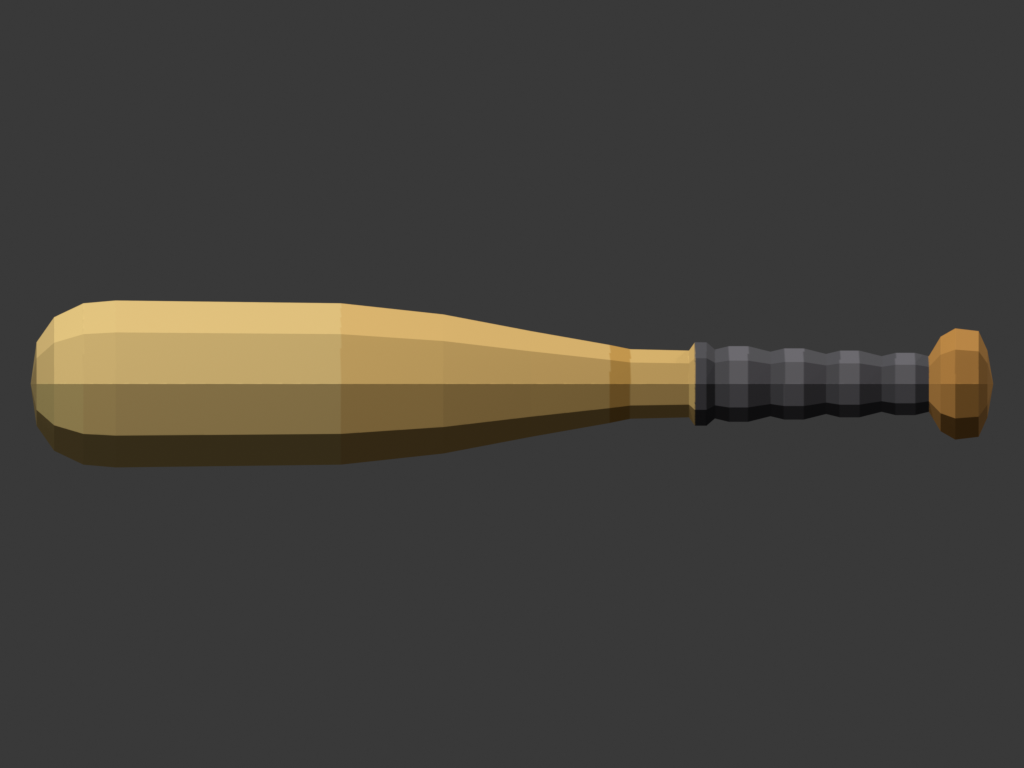
#> input picture art/bat/out/Bat_side.png, 1024 x 768 px, given in place of Bat_side.png_flat.png, which was not available
$ python food_icon_post.py ../bat/out/Bat_side.png
#> lines starting #> are read from the running program, lines starting #| are printed output that depends on the picture; after the words box and inside, x2 and y2 are one past the last pixel; in counts of white or black regions, pixels touching at a corner belong together; pictures that were not available may be replaced by others from this repository, and a replacement may not be noted
"""Post pass for food_icon.py: the sticker border, and a sheet comparing every style on the real UI colours.

Run from the repo root after the Blender pass: python art/icons/food_icon_post.py <Name>
Makes <Name>_shadow.png (the chosen style: padded, centred, hard drop shadow) from <Name>_flat.png, plus the
comparison styles (outline, sticker, toon) and art/icons/out/<Name>_sheet.png when every style exists.
"""

import os
import sys

from PIL import Image, ImageChops, ImageDraw, ImageFilter, ImageFont, ImageStat

HERE = os.path.dirname(os.path.abspath(__file__))
OUT = os.path.join(HERE, "out")
NAME = sys.argv[1]
STYLES = ["flat", "shadow", "outline", "sticker", "soft", "toon"]
LABELS = {"flat": "FLAT (current)", "shadow": "FLAT + SHADOW", "outline": "OUTLINE", "sticker": "STICKER", "soft": "SOFT 3D", "toon": "TOON"}
CARD, CARD_SHADOW = (98, 144, 176), (62, 102, 133)  # the in-game blue card and its shadow
BORDER = 14  # sticker border, px at 512


INK = (52, 22, 16)  # warm near-black outline
SHADOW_COLOUR, SHADOW_ALPHA, SHADOW_OFFSET = (40, 20, 15), 0.60, 20  # hard drop shadow, offset in px at 512
FILL = 0.72  # food + shadow fit in this central share of the 512 px canvas (14 % padding each side)
TONE = {"Cheese": (242, 200, 95)}  # per icon: shift the mean colour to this (the raw cheese texture reads too yellow)


def border(src, dst, width, colour, shadow_alpha):
    """Grows the icon's silhouette by width px in colour behind it (plus an optional soft drop shadow)."""
    icon = Image.open(src).convert("RGBA")
    pad = width * 3
    big = Image.new("RGBA", (icon.width + pad * 2, icon.height + pad * 2), (0, 0, 0, 0))
    big.paste(icon, (pad, pad))
    alpha = big.getchannel("A").point(lambda a: 255 if a > 40 else 0)
    grown = alpha.filter(ImageFilter.MaxFilter(width * 2 + 1)).filter(ImageFilter.GaussianBlur(1.2))
    out = Image.new("RGBA", big.size, (0, 0, 0, 0))
    if shadow_alpha:
        shadow = grown.filter(ImageFilter.GaussianBlur(6)).point(lambda a: a * shadow_alpha)
        out.paste((40, 20, 15, 255), (0, 6), shadow)
    out.paste((*colour, 255), (0, 0), grown)
    out = Image.alpha_composite(out, big)
    out.resize(icon.size, Image.LANCZOS).save(dst)  # shrink so the border fits inside the icon


# [14 lines left out: function tone, not called in this run]


# How far (0-1) to move from box-centring toward weight-centring, horizontally.
MASS_CENTRE = 0.5


def hard_shadow(src, dst, offset, colour, alpha):
    """Flat icon with a sharp drop shadow straight down (the UI's cards cast theirs the same way).

    The food is cropped to its alpha bounding box and scaled so food + shadow fit in the central FILL of the canvas,
    then centred on that combined box, so every icon gets the same padding whatever the model's shape.
    """
#> called with offset = 20, colour = (40, 20, 15), alpha = 0.6
    icon = Image.open(src).convert("RGBA")
#> icon is the input picture: PIL image 1024x768 RGBA; mean R, G, B, A 67.6, 64.6, 59, 255
    if NAME in TONE:
        icon = tone(icon, TONE[NAME])
    food = icon.crop(icon.getchannel("A").getbbox())
    side = round(icon.width * FILL)
#> side = 737
    scale = min(side / food.width, (side - offset) / food.height)
#> scale = 0.72
    food = food.resize((round(food.width * scale), round(food.height * scale)), Image.LANCZOS)
    x, y = (icon.width - food.width) // 2, (icon.height - food.height - offset) // 2
#> x = 143; y = 97
    # A lopsided shape (the cheese wedge, heavy on its tall side) looks off-centre when centred by its box, so shift
    # it MASS_CENTRE of the way toward centring its visual weight (alpha centroid), staying inside the canvas.
    coverage = food.getchannel("A")
#> coverage: PIL image 737x553 L; every value is 255
    columns = [sum(coverage.crop((cx, 0, cx + 1, food.height)).getdata()) for cx in range(food.width)]
#> columns = 737 values from 141015 to 141015
    total = sum(columns)
#> total = 103928055
    if total > 0:
        centroid = sum(cx * w for cx, w in enumerate(columns)) / total
#> centroid = 368
        shift = round((food.width / 2 - centroid) * MASS_CENTRE)
#> shift = 0
        x = max(0, min(icon.width - food.width, x + shift))
    placed = Image.new("RGBA", icon.size, (0, 0, 0, 0))
#> placed: PIL image 1024x768 RGBA; every value is 0
    placed.paste(food, (x, y))
    mask = placed.getchannel("A").point(lambda a: int(a * alpha))
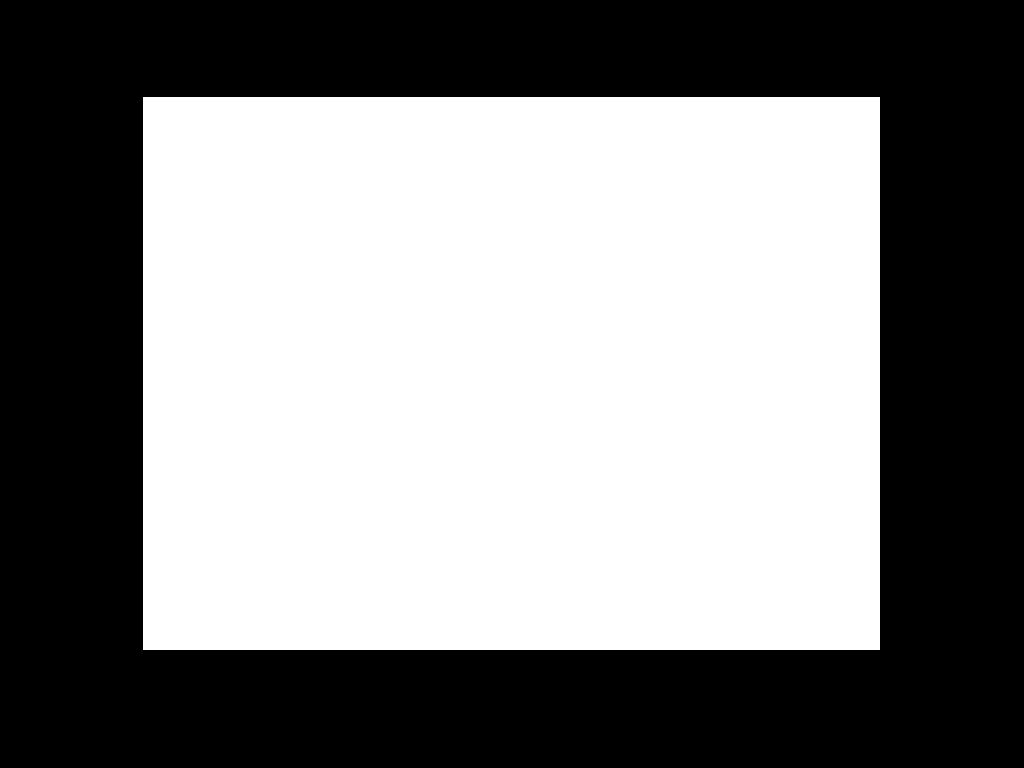
#> mask: PIL image 1024x768 L; values 0 (black) and 153 (white), 51.8% white; 1 black region, box (x1, y1, x2, y2) and area: (0, 0, 1024, 768) 378871
    out = Image.new("RGBA", icon.size, (0, 0, 0, 0))
    out.paste((*colour, 255), (0, offset), mask)
    Image.alpha_composite(out, placed).save(dst)
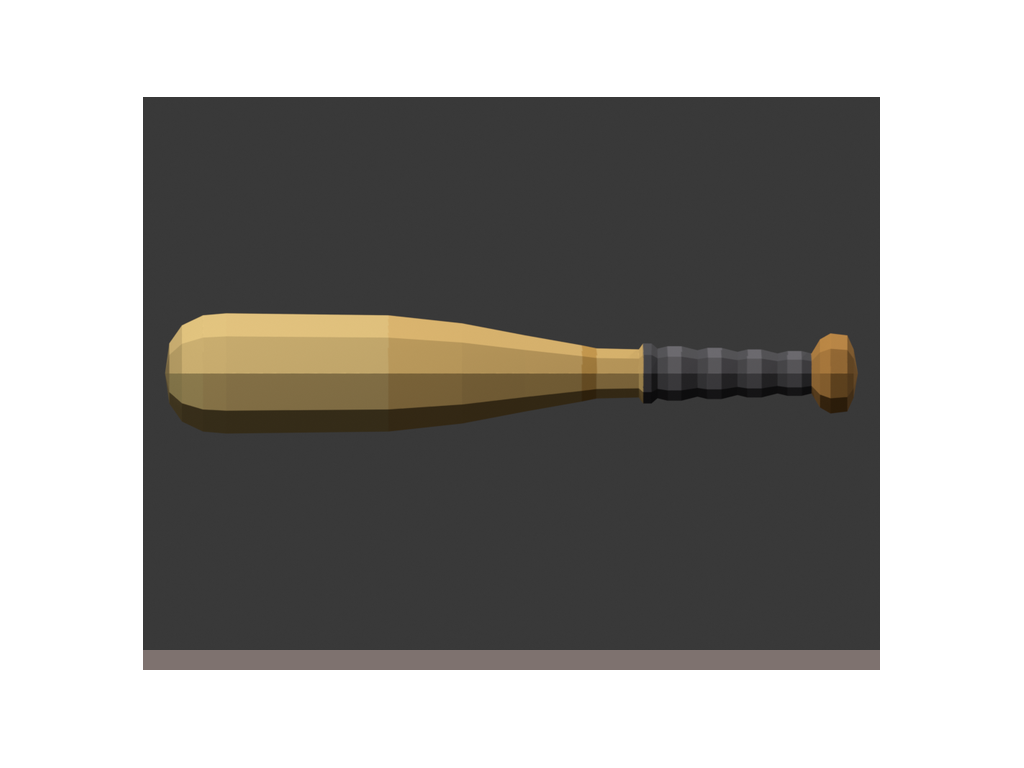
#> saved as Bat_side.png_shadow.png: PIL image 1024x768 RGBA; mean R, G, B, A 35.8, 33.8, 30.8, 135; transparent parts drawn white


# [33 lines left out: functions font, sheet, not called in this run]


def path(style):
    return os.path.join(OUT, f"{NAME}_{style}.png")


# the chosen style is "shadow"; the rest only exist for the style comparison, made when their source was rendered
hard_shadow(path("flat"), path("shadow"), SHADOW_OFFSET, SHADOW_COLOUR, SHADOW_ALPHA)
border(path("flat"), path("outline"), 9, INK, 0)
#> in border, `big = Image.new("RGBA", (icon.width + pad * 2, icon.height + pad * 2),..`: big: PIL image 1078x822 RGBA; every value is 0
#> in border, `alpha = big.getchannel("A").point(lambda a: 255 if a > 40 else 0)`: alpha: PIL image 1078x822 L; 88.8% white; 1 black region, box (x1, y1, x2, y2) and area: (0, 0, 1078, 822) 99684
border(path("flat"), path("sticker"), BORDER, (255, 255, 255), 0.35)
#> call 2 of border, with width = 14, colour = (255, 255, 255), shadow_alpha = 0.35
#> in border (call 2), `big = Image.new("RGBA", (icon.width + pad * 2, icon.height + pad * 2),..`: big: PIL image 1108x852 RGBA; every value is 0
#> in border (call 2), `alpha = big.getchannel("A").point(lambda a: 255 if a > 40 else 0)`: alpha: PIL image 1108x852 L; 83.3% white; 1 black region, box (x1, y1, x2, y2) and area: (0, 0, 1108, 852) 157584
#> in border (call 2), `shadow = grown.filter(ImageFilter.GaussianBlur(6)).point(lambda a: a *..`:
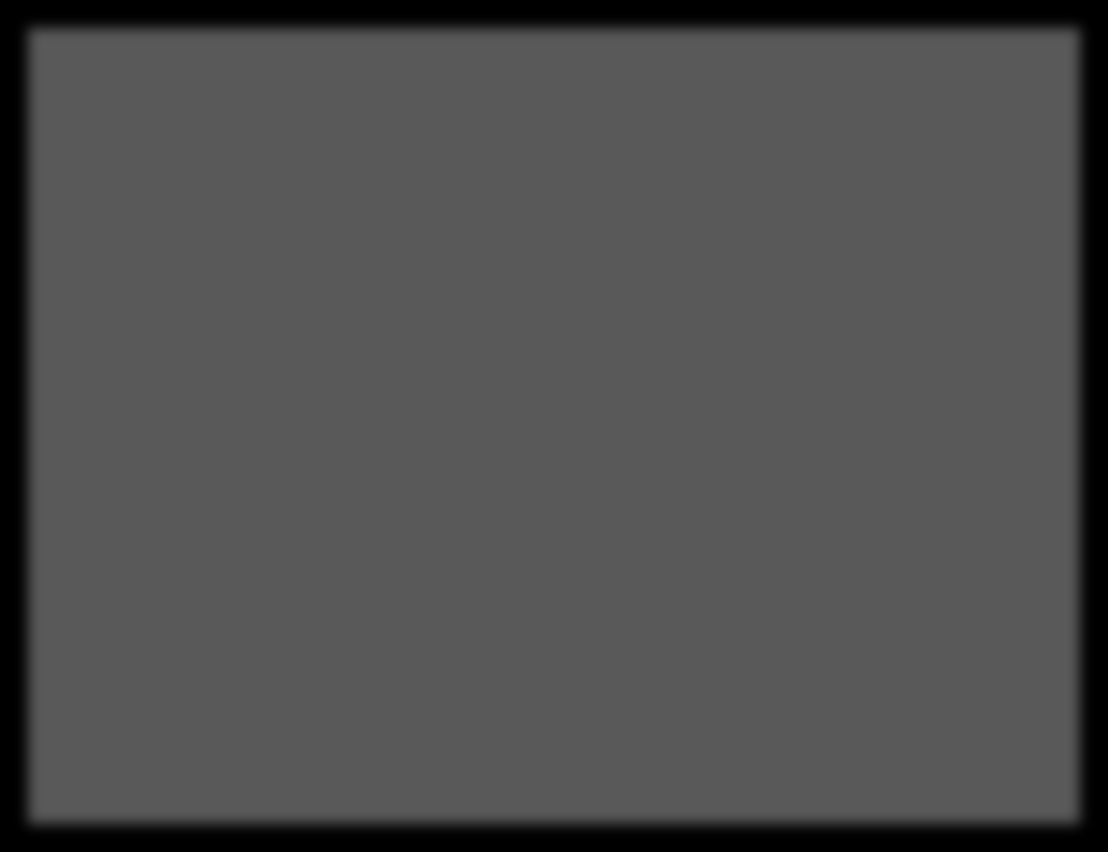
#> shadow: PIL image 1108x852 L; min 0, max 89, mean 79
#> in border (call 2), `out.paste((40, 20, 15, 255), (0, 6), shadow)`:
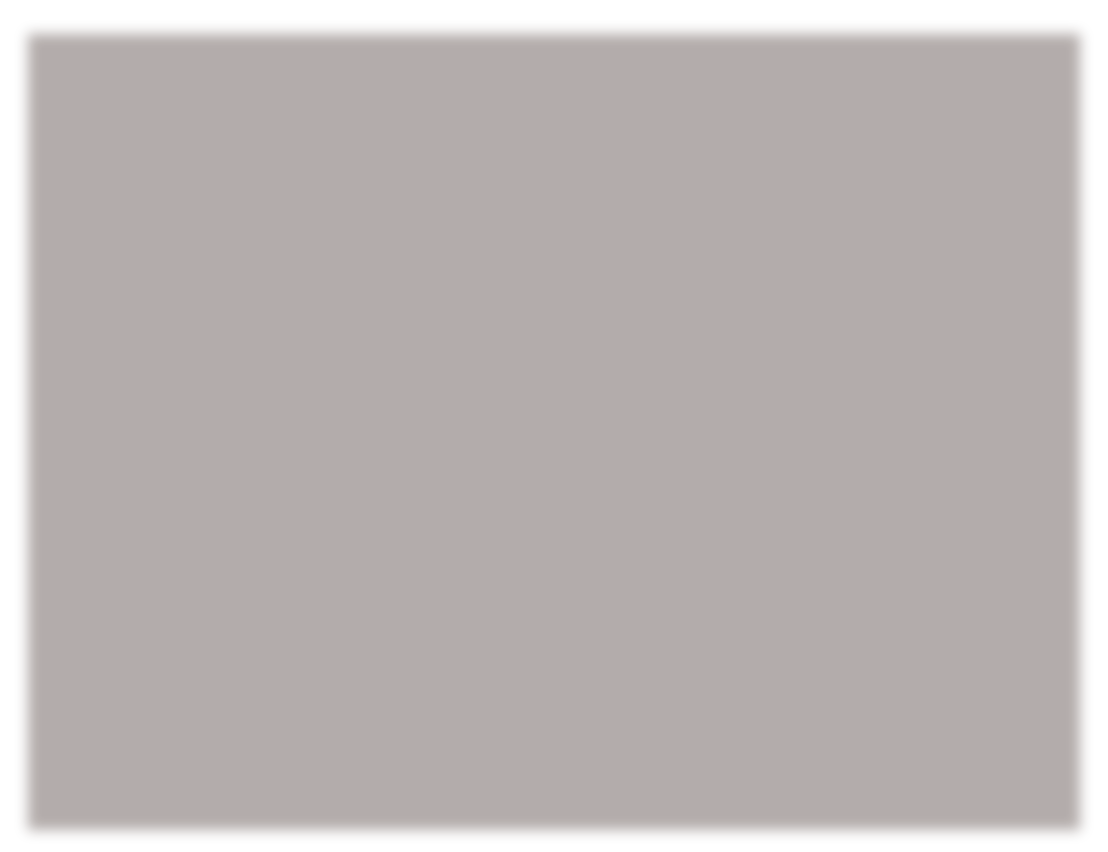
#> out: PIL image 1108x852 RGBA; mean R, G, B, A 37.7, 18.8, 14.1, 79; transparent parts drawn white
#> in border (call 2), `out = Image.alpha_composite(out, big)`:
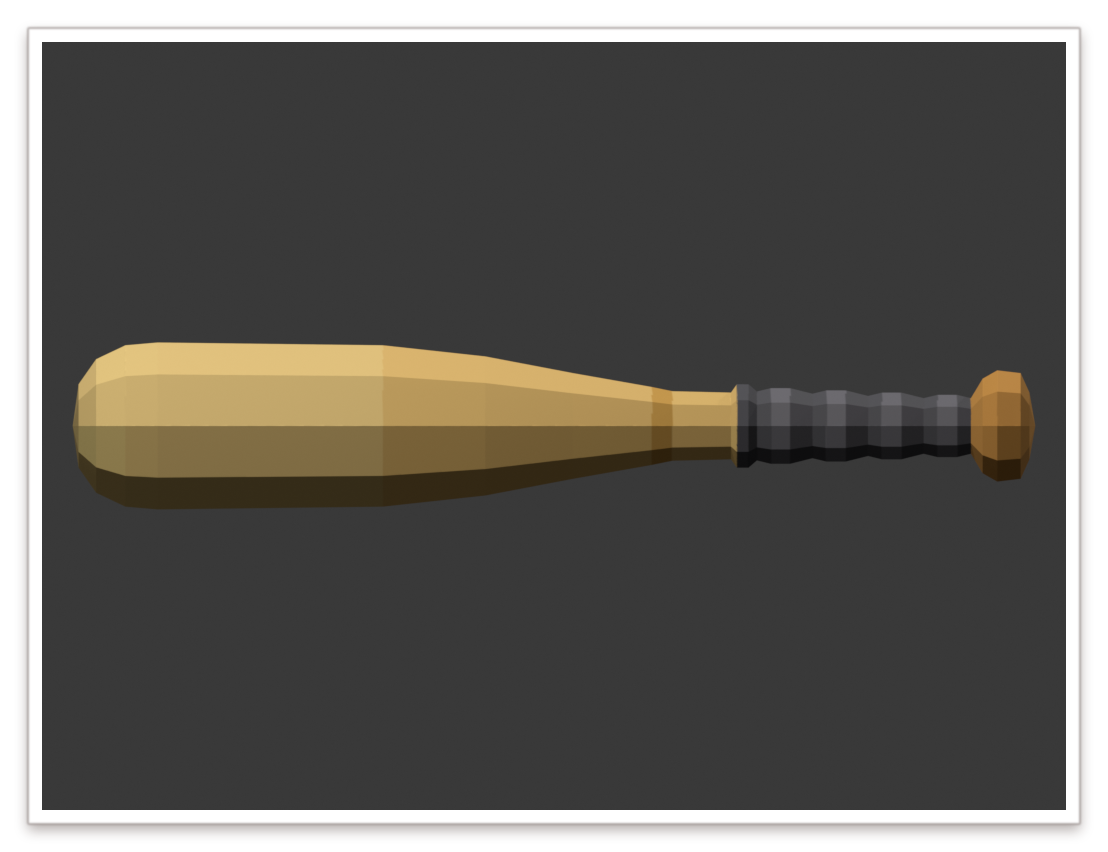
#> out: PIL image 1108x852 RGBA; mean R, G, B, A 72.3, 68.7, 63.7, 227.3; transparent parts drawn white
if os.path.exists(path("toonbase")):
    border(path("toonbase"), path("toon"), 9, INK, 0)
if all(os.path.exists(path(s)) for s in STYLES):
    sheet()
print("done")
